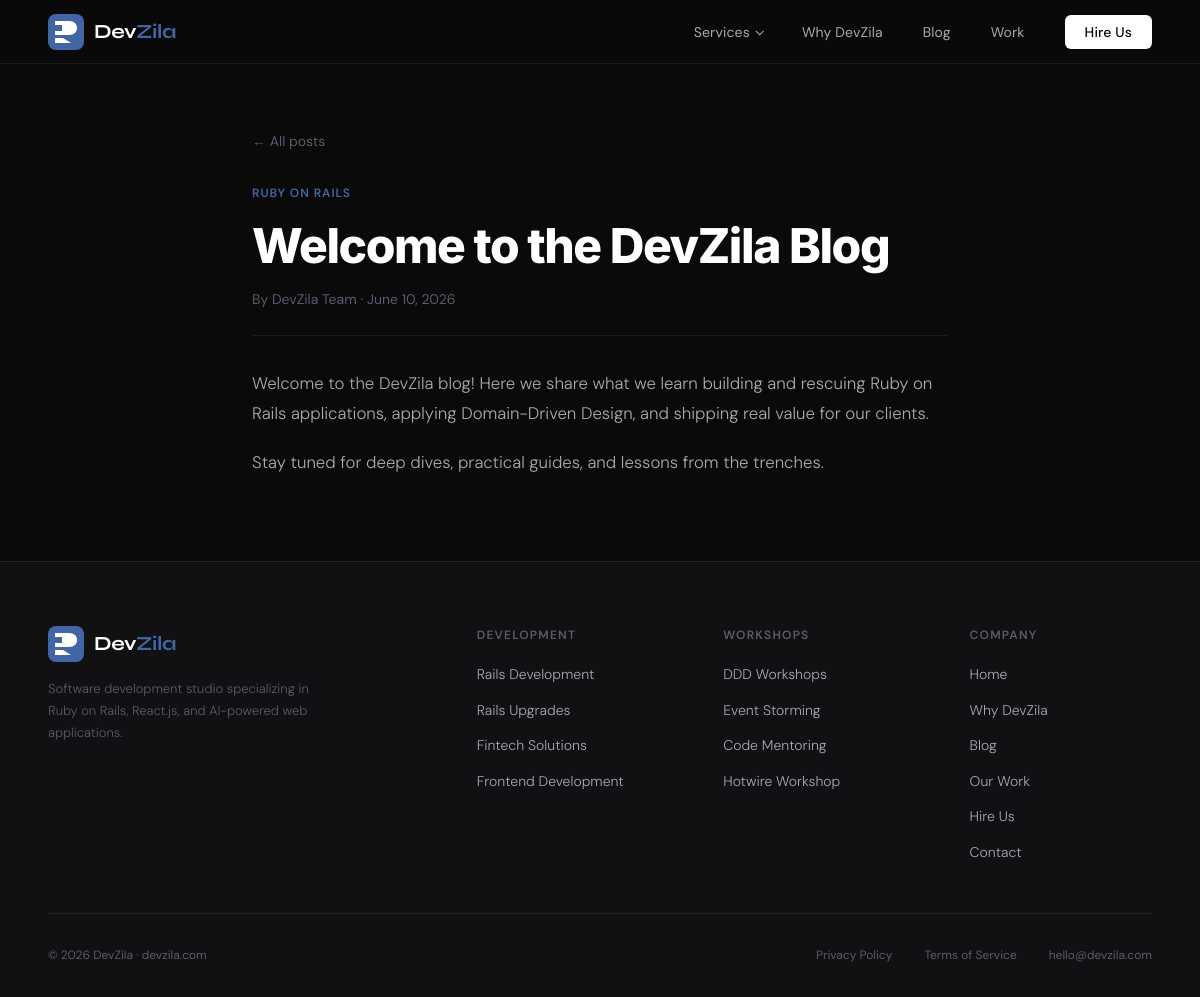
/blog-post.php?slug=welcome-to-the-devzila-blog, run on the app's committed database.
### tables this page shows
CREATE TABLE IF NOT EXISTS blog_posts (
  id            BIGINT UNSIGNED NOT NULL AUTO_INCREMENT,
  title         VARCHAR(220)    NOT NULL,
  slug          VARCHAR(240)    NOT NULL,
  excerpt       TEXT            DEFAULT NULL,
  body          MEDIUMTEXT      NOT NULL,
  author_id     BIGINT UNSIGNED DEFAULT NULL,
  category_id   BIGINT UNSIGNED DEFAULT NULL,
  status        ENUM('draft','published') NOT NULL DEFAULT 'draft',
  published_at  DATETIME        DEFAULT NULL,
  created_at    DATETIME        NOT NULL DEFAULT CURRENT_TIMESTAMP,
  updated_at    DATETIME        NOT NULL DEFAULT CURRENT_TIMESTAMP ON UPDATE CURRENT_TIMESTAMP,
  PRIMARY KEY (id),
  UNIQUE KEY uniq_post_slug (slug),
  KEY idx_status (status),
  KEY idx_author (author_id),
  KEY idx_category (category_id),
  KEY idx_published_at (published_at),
  CONSTRAINT fk_post_author   FOREIGN KEY (author_id)   REFERENCES blog_authors(id)    ON DELETE SET NULL,
  CONSTRAINT fk_post_category FOREIGN KEY (category_id) REFERENCES blog_categories(id) ON DELETE SET NULL
);

CREATE TABLE IF NOT EXISTS blog_categories (
  id          BIGINT UNSIGNED NOT NULL AUTO_INCREMENT,
  name        VARCHAR(150)    NOT NULL,
  slug        VARCHAR(160)    NOT NULL,
  created_at  DATETIME        NOT NULL DEFAULT CURRENT_TIMESTAMP,
  PRIMARY KEY (id),
  UNIQUE KEY uniq_category_slug (slug)
);

CREATE TABLE IF NOT EXISTS blog_authors (
  id          BIGINT UNSIGNED NOT NULL AUTO_INCREMENT,
  name        VARCHAR(150)    NOT NULL,
  email       VARCHAR(200)    DEFAULT NULL,
  bio         TEXT            DEFAULT NULL,
  created_at  DATETIME        NOT NULL DEFAULT CURRENT_TIMESTAMP,
  PRIMARY KEY (id)
);

### lib/db.php (called while the page is built, shortened)
<?php
function e(?string $value): string
{
    return htmlspecialchars((string) $value, ENT_QUOTES, 'UTF-8');
}

### blog-post.php (the view, shortened to what this page needs)
<?php
require_once __DIR__ . '/lib/db.php';
$slug = isset($_GET['slug']) ? trim((string) $_GET['slug']) : '';
$post = null;
if ($slug !== '') {
    try {
        $pdo = db();
        $stmt = $pdo->prepare(
            'SELECT p.*, a.name AS author_name, a.bio AS author_bio,
                    c.name AS category_name, c.slug AS category_slug
             FROM blog_posts p
             LEFT JOIN blog_authors a    ON a.id = p.author_id
             LEFT JOIN blog_categories c ON c.id = p.category_id
             WHERE p.slug = :slug AND p.status = "published"
             LIMIT 1'
        );
        $stmt->execute([':slug' => $slug]);
        $post = $stmt->fetch() ?: null;
    } catch (Throwable $ex) {
        $post = null;
    }
}
require __DIR__ . '/partials/header.php';
?>
<article class="post-article">
  <header style="padding-top:7rem;">
    <a class="post-back" href="/blog">← All posts</a>
    <?php if (!empty($post['category_name'])): ?>
      <div class="post-cat"><?= e($post['category_name']) ?></div>
    <?php endif; ?>
    <h1><?= e($post['title']) ?></h1>
    <div class="post-meta">
      By <?= e($post['author_name'] ?? 'DevZila') ?> ·
      <?= e(date('F j, Y', strtotime($post['published_at'] ?? $post['created_at']))) ?>
    </div>
  </header>
  <div class="post-body">
    <?= $post['body']  ?>
  </div>
</article>
<?php require __DIR__ . '/partials/footer.php'; ?>

### assets/site.css (style rules this page uses)
*, *::before, *::after { box-sizing: border-box; margin: 0; padding: 0; }
:root { --bg-0: #0a0a0b; --bg-1: #111114; --bg-2: #17171c; --bg-3: #1e1e25; --bg-card: #13131a; --border: rgba(255,255,255,0.07); --border-hover: rgba(255,255,255,0.15); --accent: #c8372d; --text-0: #f0f0f2; --text-1: #a8a8b3; --text-2: #5a5a6a; --brand-blue: rgb(66 101 164); --closeos-green: #22d48a; --font-display: 'Syne', sans-serif; --font-body: 'DM Sans', sans-serif; --font-mono: 'DM Mono', monospace; }
html { scroll-behavior: smooth; }
body { background: var(--bg-0); color: var(--text-0); font-family: var(--font-body); font-size: 16px; line-height: 1.6; -webkit-font-smoothing: antialiased; overflow-x: hidden; }
a { color: inherit; }
.post-article { max-width: 760px; margin: 0 auto; padding: 1rem 2rem 4rem; }
.post-article .post-cat { font-size: 12px; font-weight: 600; letter-spacing: 0.08em; text-transform: uppercase; color: var(--brand-blue); margin-bottom: 1rem; }
.post-article h1 { font-family: 'Inter', sans-serif; font-size: clamp(2rem, 5vw, 3rem); font-weight: 800; line-height: 1.1; letter-spacing: -0.03em; color: #fff; margin-bottom: 1rem; }
.post-article .post-meta { font-size: 14px; color: var(--text-2); padding-bottom: 1.5rem; margin-bottom: 2rem; border-bottom: 1px solid var(--border); }
.post-body { color: var(--text-1); font-size: 1.05rem; line-height: 1.8; font-weight: 300; }
.post-body p { margin-bottom: 1.2rem; }
.post-back { display: inline-block; margin-bottom: 2rem; color: var(--text-2); text-decoration: none; font-size: 14px; }

### data on the page
blog_posts: category.name "RUBY ON RAILS", title "Welcome to the DevZila Blog", author.name "DevZila Team", published_at "June 10, 2026", body "Welcome to the DevZila blog! Here we share what we learn building and rescuing Ruby on Rails applications, applying Domain-Driven Design, and shipping real value for our clients. Stay tuned for deep dives, practical guides, and lessons from the trenches."
